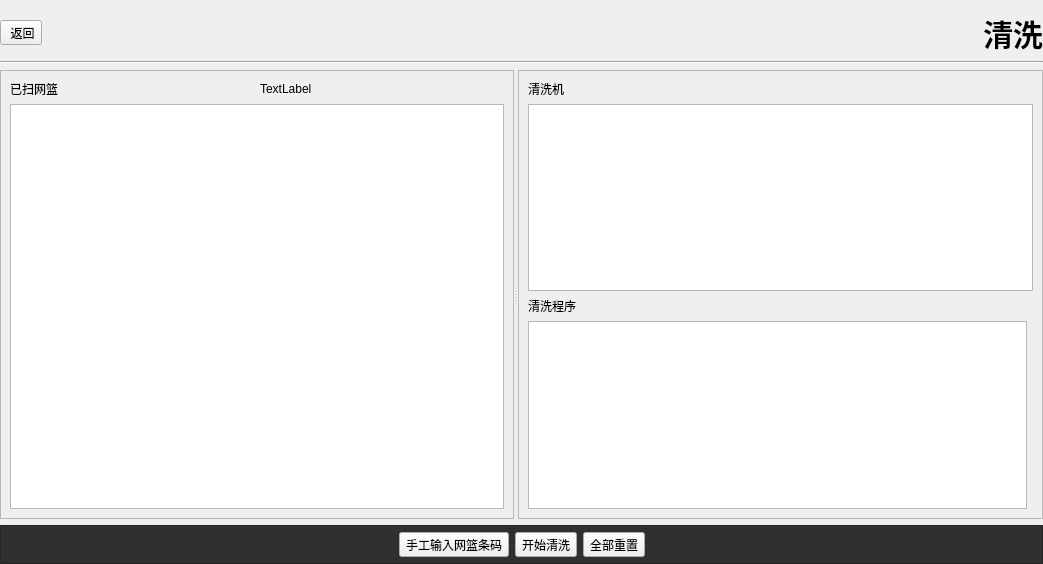
<?xml version="1.0" encoding="UTF-8"?>
<ui version="4.0">
 <class>WashWidget</class>
 <widget class="QWidget" name="WashWidget">
  <property name="geometry">
   <rect>
    <x>0</x>
    <y>0</y>
    <width>1043</width>
    <height>564</height>
   </rect>
  </property>
  <property name="windowTitle">
   <string>Form</string>
  </property>
  <property name="styleSheet">
   <string notr="true">
#titleLabel{
font: bold 30px;
}

#btnsFrame{
	background-color:#303030;
}</string>
  </property>
  <layout class="QVBoxLayout" name="verticalLayout_2" stretch="0,0,1,0">
   <property name="leftMargin">
    <number>0</number>
   </property>
   <property name="rightMargin">
    <number>0</number>
   </property>
   <property name="bottomMargin">
    <number>0</number>
   </property>
   <item>
    <layout class="QHBoxLayout" name="horizontalLayout_2">
     <item>
      <widget class="QToolButton" name="backButton">
       <property name="text">
        <string> 返回</string>
       </property>
       <property name="icon">
        <iconset resource="itrac.qrc">
         <normaloff>:/res/910001.png</normaloff>:/res/910001.png</iconset>
       </property>
       <property name="iconSize">
        <size>
         <width>200</width>
         <height>50</height>
        </size>
       </property>
       <property name="toolButtonStyle">
        <enum>Qt::ToolButtonTextBesideIcon</enum>
       </property>
      </widget>
     </item>
     <item>
      <spacer name="horizontalSpacer_3">
       <property name="orientation">
        <enum>Qt::Horizontal</enum>
       </property>
       <property name="sizeHint" stdset="0">
        <size>
         <width>40</width>
         <height>20</height>
        </size>
       </property>
      </spacer>
     </item>
     <item>
      <widget class="QLabel" name="titleLabel">
       <property name="text">
        <string>清洗</string>
       </property>
      </widget>
     </item>
    </layout>
   </item>
   <item>
    <widget class="Line" name="line">
     <property name="orientation">
      <enum>Qt::Horizontal</enum>
     </property>
    </widget>
   </item>
   <item>
    <widget class="QSplitter" name="splitter">
     <property name="orientation">
      <enum>Qt::Horizontal</enum>
     </property>
     <widget class="QFrame" name="groupFrame">
      <property name="frameShape">
       <enum>QFrame::StyledPanel</enum>
      </property>
      <property name="frameShadow">
       <enum>QFrame::Raised</enum>
      </property>
      <layout class="QVBoxLayout" name="verticalLayout">
       <item>
        <layout class="QHBoxLayout" name="horizontalLayout_3">
         <item>
          <widget class="QLabel" name="plateLabel">
           <property name="text">
            <string>已扫网篮</string>
           </property>
          </widget>
         </item>
         <item>
          <widget class="QLabel" name="plateIdLabel">
           <property name="text">
            <string>TextLabel</string>
           </property>
          </widget>
         </item>
        </layout>
       </item>
       <item>
        <widget class="QTableView" name="pkgTableView"/>
       </item>
      </layout>
     </widget>
     <widget class="QFrame" name="groupFrame2">
      <property name="frameShape">
       <enum>QFrame::StyledPanel</enum>
      </property>
      <property name="frameShadow">
       <enum>QFrame::Raised</enum>
      </property>
      <layout class="QGridLayout" name="gridLayout">
       <item row="0" column="0">
        <layout class="QHBoxLayout" name="horizontalLayout_4">
         <item>
          <widget class="QLabel" name="deviceLabel">
           <property name="text">
            <string>清洗机</string>
           </property>
          </widget>
         </item>
        </layout>
       </item>
       <item row="1" column="0" colspan="2">
        <widget class="QTableView" name="deviceView"/>
       </item>
       <item row="2" column="0">
        <widget class="QLabel" name="programLabel">
         <property name="text">
          <string>清洗程序</string>
         </property>
        </widget>
       </item>
       <item row="3" column="0">
        <widget class="QTableView" name="programView"/>
       </item>
      </layout>
     </widget>
    </widget>
   </item>
   <item>
    <widget class="QFrame" name="btnsFrame">
     <property name="frameShape">
      <enum>QFrame::StyledPanel</enum>
     </property>
     <property name="frameShadow">
      <enum>QFrame::Raised</enum>
     </property>
     <layout class="QHBoxLayout" name="horizontalLayout">
      <property name="topMargin">
       <number>6</number>
      </property>
      <property name="bottomMargin">
       <number>6</number>
      </property>
      <item>
       <spacer name="horizontalSpacer">
        <property name="orientation">
         <enum>Qt::Horizontal</enum>
        </property>
        <property name="sizeHint" stdset="0">
         <size>
          <width>295</width>
          <height>20</height>
         </size>
        </property>
       </spacer>
      </item>
      <item>
       <widget class="QToolButton" name="bcInputButton">
        <property name="text">
         <string>手工输入网篮条码</string>
        </property>
        <property name="icon">
         <iconset resource="itrac.qrc">
          <normaloff>:/res/edit.png</normaloff>:/res/edit.png</iconset>
        </property>
        <property name="iconSize">
         <size>
          <width>32</width>
          <height>32</height>
         </size>
        </property>
        <property name="toolButtonStyle">
         <enum>Qt::ToolButtonTextUnderIcon</enum>
        </property>
       </widget>
      </item>
      <item>
       <widget class="QToolButton" name="washButton">
        <property name="text">
         <string>开始清洗</string>
        </property>
        <property name="icon">
         <iconset resource="itrac.qrc">
          <normaloff>:/res/qr.png</normaloff>:/res/qr.png</iconset>
        </property>
        <property name="iconSize">
         <size>
          <width>32</width>
          <height>32</height>
         </size>
        </property>
        <property name="toolButtonStyle">
         <enum>Qt::ToolButtonTextUnderIcon</enum>
        </property>
       </widget>
      </item>
      <item>
       <widget class="QToolButton" name="resetButton">
        <property name="text">
         <string>全部重置</string>
        </property>
        <property name="icon">
         <iconset resource="itrac.qrc">
          <normaloff>:/res/qr.png</normaloff>:/res/qr.png</iconset>
        </property>
        <property name="iconSize">
         <size>
          <width>32</width>
          <height>32</height>
         </size>
        </property>
        <property name="toolButtonStyle">
         <enum>Qt::ToolButtonTextUnderIcon</enum>
        </property>
       </widget>
      </item>
      <item>
       <spacer name="horizontalSpacer_2">
        <property name="orientation">
         <enum>Qt::Horizontal</enum>
        </property>
        <property name="sizeHint" stdset="0">
         <size>
          <width>294</width>
          <height>20</height>
         </size>
        </property>
       </spacer>
      </item>
     </layout>
    </widget>
   </item>
  </layout>
 </widget>
 <resources>
  <include location="itrac.qrc"/>
  <include location="../../../../v10/src/app/intellitrac/itrac.qrc"/>
 </resources>
 <connections/>
</ui>
